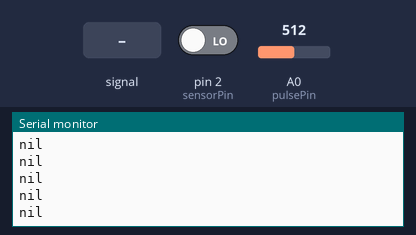
This sketch was run on a simulated Arduino Uno, built with avr-gcc and run on an emulated ATmega328P. Shown: the last lines printed to the serial monitor. The test bench sets the inputs (shaded band); at power-on: pin 2 (sensorPin) LOW, A0 (pulsePin) = 512.

Above: at 1.2 s.
1.3 s: A0 (pulsePin) fed a 200 Hz sine of ±255 counts around its level
At 3.86 s:
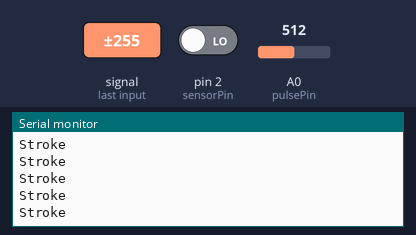
4.3 s: pin 2 (sensorPin) driven HIGH
At 4.31 s:
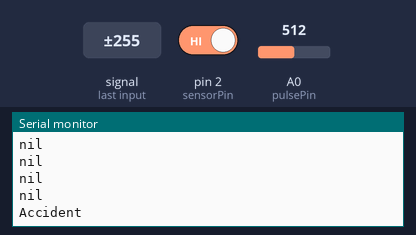

The sketch:

project.ino
```cpp
const int sensorPin = 2;    // Connect the vibration sensor to digital pin 2
int vibrationState = 0;     // Variable to store the vibration state
int pulsePin = A0;          // Pulse sensor connected to analog pin A0
int threshold = 550;        // Adjust this threshold value based on your sensor
int sensorValue = 0;        // Variable to store the sensor value
int temp=0;

#include <SoftwareSerial.h>

SoftwareSerial gpsSerial(0, 1); // RX, TX for GPS module

void setup() {
  Serial.begin(9600);        // Initialize serial communication at 9600 bits per second
  gpsSerial.begin(9600);     // Initialize GPS serial communication at 9600 bits per second
  pinMode(sensorPin, INPUT); // Set the vibration sensor pin as input
}

void loop() {
  // Read the state of the vibration sensor
  vibrationState = digitalRead(sensorPin);
  sensorValue = analogRead(pulsePin);  // Read the sensor value

  // Check if vibration is detected
  if (vibrationState == HIGH) {
    Serial.println("Accident");
    getGPSLocation(); // Call the function to get GPS location
  }
  // Check if sensor value indicates stroke
  else if (sensorValue > threshold) {
    temp=sensorValue/5;
    if (temp>120){
      Serial.println("Stroke");
      if (gpsSerial.available() > 0) {
        if (gpsSerial.find("$GPRMC")) {
          String data = gpsSerial.readStringUntil('\n');
          Serial.println(data);
        }
      }
    }
  }
  else{
    Serial.println("nil");
  }
  delay(100);  // Delay for stability
}

void getGPSLocation() {
  if (gpsSerial.available() > 0) {
    if (gpsSerial.find("$GPRMC")) {
      String data = gpsSerial.readStringUntil('\n');
      Serial.println(data);
    }
  }
}
```

Measured:
- after the input at 1.3 s, the serial monitor: prints a new line after 1.6 s (image 1)
- after the input at 4.3 s, the serial monitor: prints a new line at once (image 2)
